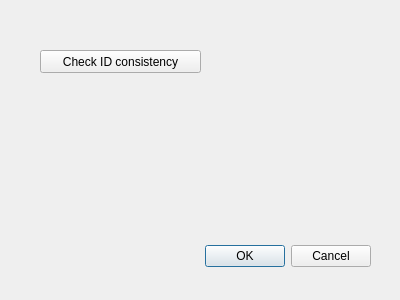
<?xml version="1.0" encoding="UTF-8"?>
<ui version="4.0">
 <class>check_networkDialogBase</class>
 <widget class="QDialog" name="check_networkDialogBase">
  <property name="geometry">
   <rect>
    <x>0</x>
    <y>0</y>
    <width>400</width>
    <height>300</height>
   </rect>
  </property>
  <property name="windowTitle">
   <string>ConsistencyCheck</string>
  </property>
  <widget class="QDialogButtonBox" name="button_box">
   <property name="geometry">
    <rect>
     <x>30</x>
     <y>240</y>
     <width>341</width>
     <height>32</height>
    </rect>
   </property>
   <property name="orientation">
    <enum>Qt::Horizontal</enum>
   </property>
   <property name="standardButtons">
    <set>QDialogButtonBox::Cancel|QDialogButtonBox::Ok</set>
   </property>
  </widget>
  <widget class="QPushButton" name="pushButton">
   <property name="geometry">
    <rect>
     <x>40</x>
     <y>50</y>
     <width>161</width>
     <height>23</height>
    </rect>
   </property>
   <property name="text">
    <string>Check ID consistency</string>
   </property>
  </widget>
 </widget>
 <resources/>
 <connections>
  <connection>
   <sender>button_box</sender>
   <signal>accepted()</signal>
   <receiver>check_networkDialogBase</receiver>
   <slot>accept()</slot>
   <hints>
    <hint type="sourcelabel">
     <x>20</x>
     <y>20</y>
    </hint>
    <hint type="destinationlabel">
     <x>20</x>
     <y>20</y>
    </hint>
   </hints>
  </connection>
  <connection>
   <sender>button_box</sender>
   <signal>rejected()</signal>
   <receiver>check_networkDialogBase</receiver>
   <slot>reject()</slot>
   <hints>
    <hint type="sourcelabel">
     <x>20</x>
     <y>20</y>
    </hint>
    <hint type="destinationlabel">
     <x>20</x>
     <y>20</y>
    </hint>
   </hints>
  </connection>
 </connections>
</ui>
